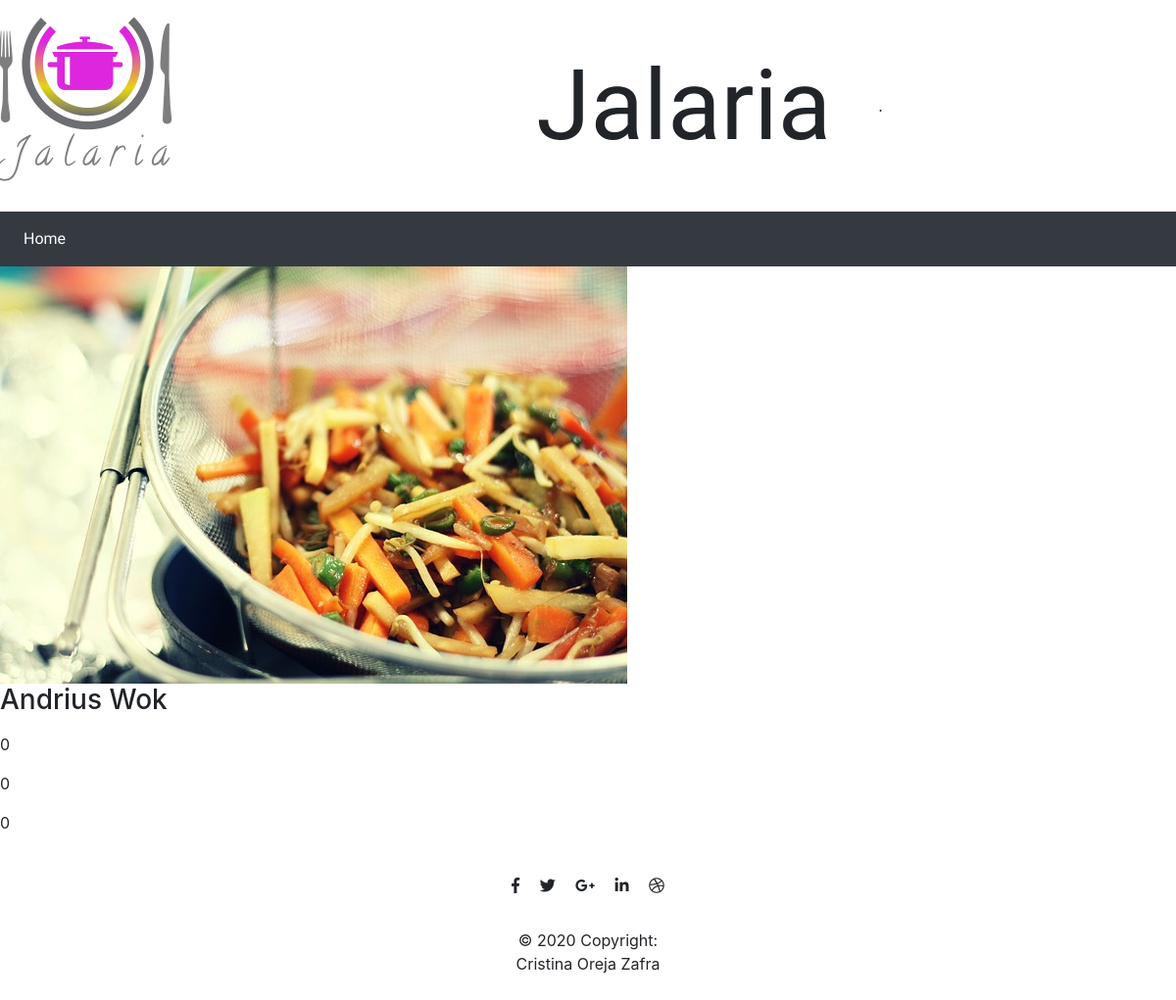
Screenshot of /restaurant.php?id=3 with the database file from the repository.
### tables this page shows
CREATE TABLE `Restaurantes` (
  `Id` int NOT NULL,
  `nombre` varchar(100) NOT NULL,
  `localidad` varchar(50) NOT NULL,
  `dicección` varchar(50) NOT NULL,
  `cp` int NOT NULL,
  `telf` varchar(20) NOT NULL,
  `precios` int NOT NULL,
  `valoracion` int NOT NULL,
  `email` varchar(50) NOT NULL,
  `web` varchar(50) NOT NULL,
  `horario` varchar(20) NOT NULL,
  `cocina` tinytext NOT NULL,
  `foto` varchar(50) NOT NULL
);

### www/back/restaurantb.php (called while the page is built)
<?php
require 'conexion.php';
if(isset($_GET['id'])){
    $id=$_GET['id'];
    $sql = "SELECT * FROM Restaurantes WHERE Id = '".$id."'";
    if($result = mysqli_query($conn, $sql)){
        if(mysqli_num_rows($result) > 0){
            $row = mysqli_fetch_array($result);
            $foto = "img/".$row['foto'];
        }
    }
}
?>

### www/restaurant.php (the view, shortened to what this page needs)
<?php require 'back/restaurantb.php';?>
<?php require 'componentes/header.php'?>
    <img src="<?php echo $foto ?>" alt="">
    <h3><?php echo $row['nombre']?></h3>
    <p><?php echo $row['cp']?></p>
    <p><?php echo $row['precios']?></p>
    <p><?php echo $row['valoracion']?></p>
<?php require 'componentes/footer.php'?>

### rows the page displays
restaurantes: foto (picture), nombre "Andrius Wok", cp "0", precios "0", valoracion "0"
